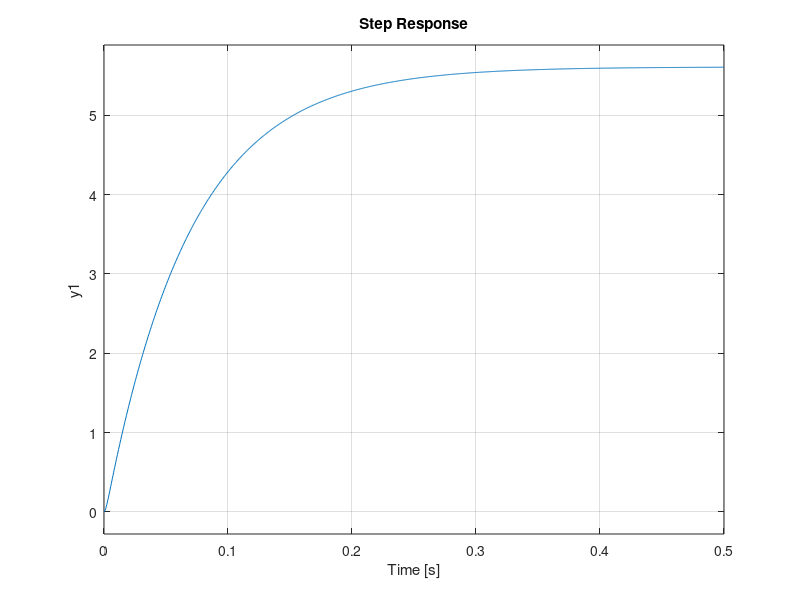

Here is the MATLAB script that generated this plot:
b = 0.000135;
J = 0.008586328125;
kt= 0.7614;
R = 1.1;
L = 1.55e-3;
kb = 0.178;

Kp1 = 2.0;
Ki1 = 30.2;
Kaw1 = Ki1;

Kp2 = 2.00174495936295;
Ki2 = 1904.96918720126;
Kaw2 = Ki2;

A = [-R/L -kb/L; kt/J -b/J  ];
B = [1.0/L;0];
C = [0,1];
D = 0;
sys = ss(A,B,C,D)

step(sys)

Ts = 0.0001;

sys_tf = tf(sys)
sys_d = c2d( sys, Ts, 'foh' )
